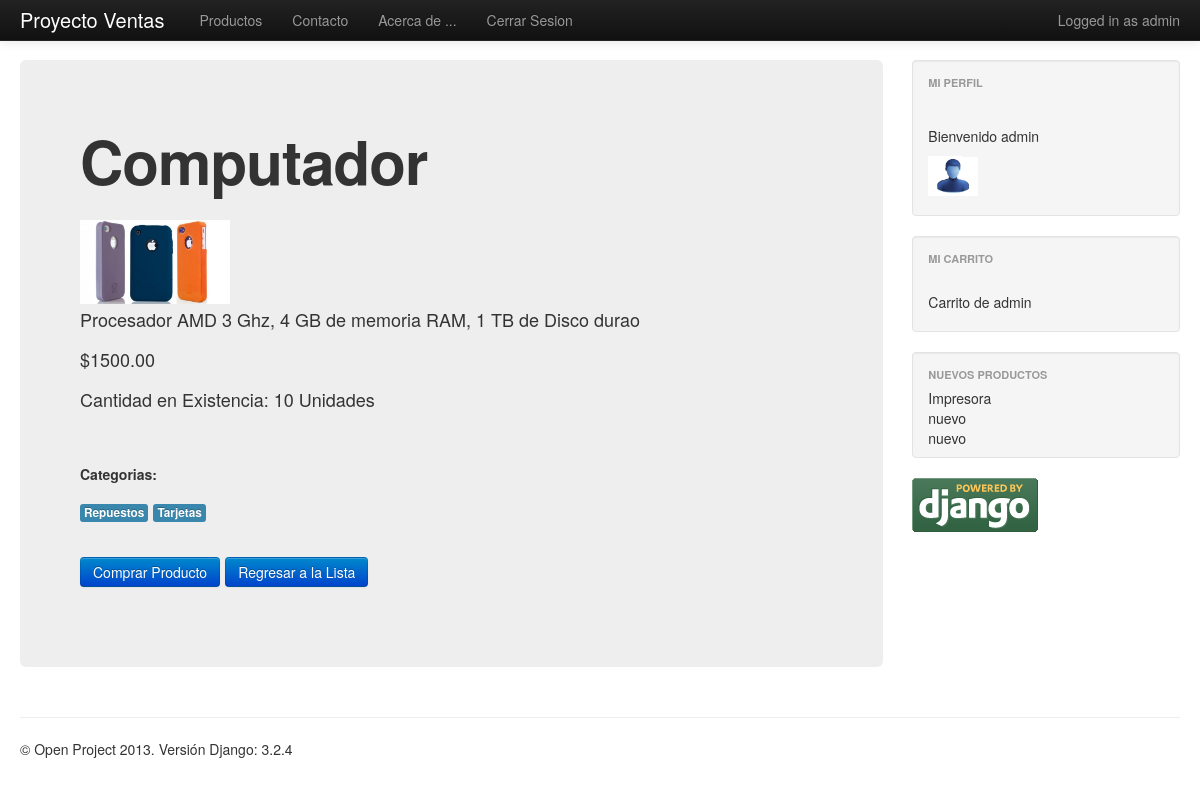
Screenshot of /producto/1/ (signed in) with the database file from the repository.
### demo/apps/ventas/models.py (models this page shows, shortened)
class producto(models.Model):
	def url(self,filename):
		ruta = "MultimediaData/Producto/%s/%s"%(self.nombre,str(filename))
		return ruta
	def thumbnail(self):
		return '<a href="/media/%s"><img src="/media/%s" width=50px heigth=50px/></a>'%(self.imagen,self.imagen)
	thumbnail.allow_tags = True
	nombre		= models.CharField(max_length=100)
	descripcion	= models.TextField(max_length=300)
	status		= models.BooleanField(default=True)
	imagen 		= models.ImageField(upload_to=url,null=True,blank=True)
	precio		= models.DecimalField(max_digits=6,decimal_places=2)
	iva			= models.FloatField()
	stock		= models.IntegerField()
	categorias	= models.ManyToManyField(categoriaProducto,null=True,blank=True)

class categoriaProducto(models.Model):
	nombre 	= models.CharField(max_length=200)
	descripcion = models.TextField(max_length=400)

### demo/apps/home/views.py (the view)
# urls.py: url(r'^producto/(?P<id_prod>.*)/$',singleProduct_view,name='vista_single_producto'),
def singleProduct_view(request,id_prod):
	prod = producto.objects.get(id=id_prod)
	cats = prod.categorias.all() # Obteniendo las categorias del producto encontrado
	ctx = {'producto':prod,'categorias':cats}
	return render(request,'home/SingleProducto.html',ctx)#,context_instance=RequestContext(request))

### demo/apps/context_processors.py (called while the page is built)
def user_image(request):
	try:
		imagen = None
		user = request.user
		up = userProfile.objects.get(user=user)
		imagen = "/media/%s"%up.photo
	except:
		imagen = "/media/images/user.jpg"
	return imagen

def my_processor(request):
	context = {"django_version":django.get_version(),
				"get_image_profile":user_image(request),
	}
	return context

### demo/templates/home/SingleProducto.html (shortened to what this page needs)
{% extends 'base.html' %}
{%block content %}
<h1> {{ producto.nombre }}</h1><br>
<img src="/media/{{ producto.imagen }}" width="150px" heigth="150px"/>
<p> {{ producto.descripcion }}</p>
<p> ${{ producto.precio }}</p>
<p> Cantidad en Existencia: {{ producto.stock }} Unidades </p>
<br>
<h5> Categorias:</h5>
{% for cat in categorias %}
<span class="label label-info"> {{cat.nombre}}</span>
{% endfor %}
<br><br>
{% if producto.stock > 0 %}
	<a id="comprar" class="btn btn-primary" href="#"> Comprar Producto </a>
{% endif %}
<a class="btn btn-primary" href="javascript:window.history.go(-1);"> Regresar a la Lista </a>
{% endblock %}

### demo/templates/base.html (shortened to what this page needs)
<!DOCTYPE html>
<html lang="es">
  <head>
    <link href="/media/bootstrap/css/bootstrap.css" rel="stylesheet">
    <link href="/media/bootstrap/css/bootstrap-responsive.css" rel="stylesheet">
  </head>
  <body>
    <div class="navbar navbar-inverse navbar-fixed-top">
      <div class="navbar-inner">
        <div class="container-fluid">
          <a class="brand" href="{% url "vista_principal" %}">Proyecto Ventas </a>
            {% if user.is_authenticated %}
            <p class="navbar-text pull-right">
              Logged in as {{ user.username }}
            </p>
            {% endif %}
            <ul class="nav">
              <li><a href="/productos/page/1/">Productos</a></li>
              <li><a href="{% url "vista_contacto" %}">Contacto</a></li>
              <li><a href="{% url "vista_about" %}">Acerca de ...</a></li>
              {% if user.is_authenticated %}
  				    <li><a href="{% url "vista_logout" %}"> Cerrar Sesion </a></li>
  		        {% else %}
  				    <li><a href="{% url "vista_login" %}"> Login </a></li>
  		        {% endif %}
        </div>
      </div>
    </div>
    <div class="container-fluid">
      <div class="row-fluid">
        <div class="span9">
          <div class="hero-unit">
            {% block content %}
            {% endblock %}
          </div>
        </div>
        <div class="span3">
          <div class="well sidebar-nav">
            <ul class="nav nav-list">
              <li class="nav-header">Mi perfil</li>
              <br><p align="justify">
              {%if user.is_authenticated %}
                <p>Bienvenido {{ user }} </p>
                <img src="{{get_image_profile}}" width="50px" heigth="50px"/>
              {% else %}
                <a href="/login/" class="btn btn-primary">Login<a>
              {% endif %}
              </p>
            </ul>
          </div>
          <div class="well sidebar-nav">
            <ul class="nav nav-list">
			 {%if user.is_authenticated %}
              <li class="nav-header">Mi Carrito</li>
              <br><p align="justify">
              	Carrito de {{user.username}}
              </p>
			  {% else %}
			  <p> Por favor <a href="/login/">Identifiquese</a>
            </ul>
		    {% endif %}
          </div>
          <div class="well sidebar-nav">
            <ul class="nav nav-list" id="ProductosNuevos">
              <li class="nav-header">Nuevos Productos</li>
            </ul>
          </div>
           <img src="/media/images/django.gif"/>
        </div>
      </div>
      <hr>
      <footer>
        <p>&copy; Open Project 2013. Versión Django: {{django_version}}</p>
      </footer>
    </div>
  </body>
</html>

### demo/templates/base.html (style rules this page uses)
body { padding-top: 60px; padding-bottom: 40px; }
.sidebar-nav { padding: 9px 0; }

### rows the page displays
producto: nombre "Computador", imagen (picture), descripcion "Procesador AMD 3 Ghz, 4 GB de memoria RAM, 1 TB de Disco durao", precio "1500.00", stock "10"
categoriaProducto: nombre "Repuestos"
categoriaProducto: nombre "Tarjetas"

### other values shown
{{ user.username }} "admin"
{{ user }} "admin"
{{ django_version }} "3.2.4"
